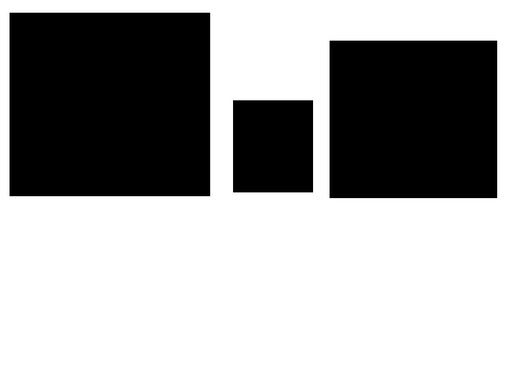
#> input picture OpenCV/images/shapes.jpg, 508 x 381 px, shrunk from 800 x 600 before the run
$ jupyter execute Contour.ipynb   (older library calls are emulated)
#> lines starting #> are read from the running program, lines starting #| are printed output that depends on the picture; after the words box and inside, x2 and y2 are one past the last pixel; in counts of white or black regions, pixels touching at a corner belong together
**cv2.findContours(image, Retrieval Mode, Approximation Method)**

Returns -> ret, contours, hierarchy

## NOTE
In OpenCV 2.X, findContours returns only 2 arguments which is contours, hierarchy

If you're using OpenCV 2.X replace line 12 with:

contours, hierarchy = cv2.findContours(image, cv2.RETR_EXTERNAL, cv2.CHAIN_APPROX_NONE)

The variable 'contours' are stored as a numpy array of (x,y) points that form the contour

While, 'hierarchy' describes the child-parent relationships between contours (i.e. contours within contours)

## Approximation Methods

Using cv2.CHAIN_APPROX_NONE stores all the boundary points. But we don't necessarily need all bounding points. If the points form a straight line, we only need the start and ending points of that line.

Using cv2.CHAIN_APPROX_SIMPLE instead only provides these start and end points of bounding contours, thus resulting in much more efficent storage of contour information..

[cell 1]
import cv2
import numpy as np

# Let's load a simple image with 3 black squares
image = cv2.imread('images/shapes.jpg')
#> image is the input picture: shape (381, 508, 3); min 0, max 255, mean 162
cv2.imshow('Input Image', image)
cv2.waitKey(0)

# Grayscale
gray = cv2.cvtColor(image,cv2.COLOR_BGR2GRAY)

# Find Canny edges
edged = cv2.Canny(gray, 30, 200)
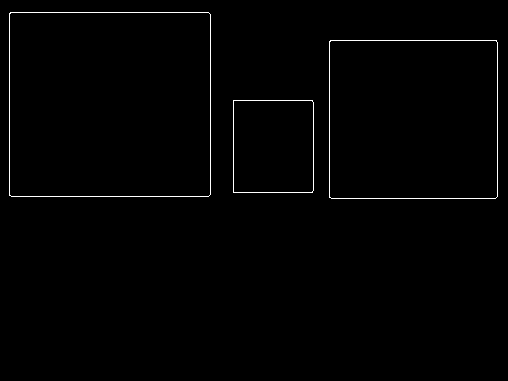
#> edged: shape (381, 508); 0.91% white in thin lines or dots, all inside (x1, y1, x2, y2) = (9, 12, 498, 199)
cv2.imshow('Canny Edges', edged)
cv2.waitKey(0)

# Finding Contours
# Use a copy of your image e.g. edged.copy(), since findContours alters the image
_, contours, hierarchy = cv2.findContours(edged, cv2.RETR_EXTERNAL, cv2.CHAIN_APPROX_NONE)
#> contours = 3 contours; box (x1, y1, x2, y2) and area: (9, 12, 211, 197) 36978, (329, 40, 498, 199) 26538, (233, 100, 314, 193) 7357
cv2.imshow('Canny Edges After Contouring', edged)
cv2.waitKey(0)

print("Number of Contours found = " + str(len(contours)))
#| Number of Contours found = 3

# Draw all contours
# Use '-1' as the 3rd parameter to draw all
cv2.drawContours(image, contours, -1, (0,255,0), 3)
#> image: shape (381, 508, 3); 4.52% of pixels changed, all inside (x1, y1, x2, y2) = (7, 10, 500, 201)

cv2.imshow('Contours', image)
cv2.waitKey(0)
cv2.destroyAllWindows()

### Sorting by area

[cell 2]
def get_contour_areas(contours):
    # returns the areas of all contours as list
    all_areas = []
    for cnt in contours:
        area = cv2.contourArea(cnt)
        all_areas.append(area)
    return all_areas

# Load our image
image = cv2.imread('images/bunchofshapes.jpg')
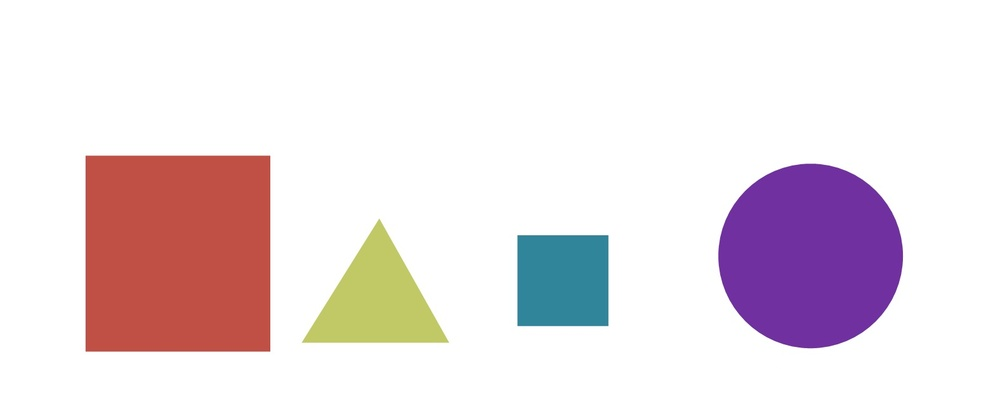
#> input picture OpenCV/images/bunchofshapes.jpg, 1000 x 409 px, shrunk from 1576 x 645 before the run
#> image is the input picture: shape (409, 1000, 3); mean B, G, R 226.7, 222.2, 234.4
orginal_image = image

# Let's print the areas of the contours before sorting
print("Contor Areas before sorting")
print (get_contour_areas(contours))
#> the loop in get_contour_areas, `for cnt in contours:` made 3 passes
#> area on passes 1 to 3: 7357, 26538.5, 36978
#> after the loop in get_contour_areas, `for cnt in contours:`: all_areas = [7357, 26538.5, 36978]
#| [7357.0, 26538.5, 36978.0]

# Sort contours large to small
sorted_contours = sorted(contours, key=cv2.contourArea, reverse=True)
#> sorted_contours has the same summary as contours
#sorted_contours = sorted(contours, key=cv2.contourArea, reverse=True)[:3]

print("Contor Areas after sorting")
print (get_contour_areas(sorted_contours))
#> the loop in get_contour_areas (call 2), `for cnt in contours:` made 3 passes
#| [36978.0, 26538.5, 7357.0]

# Iterate over our contours and draw one at a time
for c in sorted_contours:
    cv2.drawContours(orginal_image, [c], -1, (255,0,0), 3)
    cv2.waitKey(0)
    cv2.imshow('Contours by area', orginal_image)
#> this loop made 3 passes
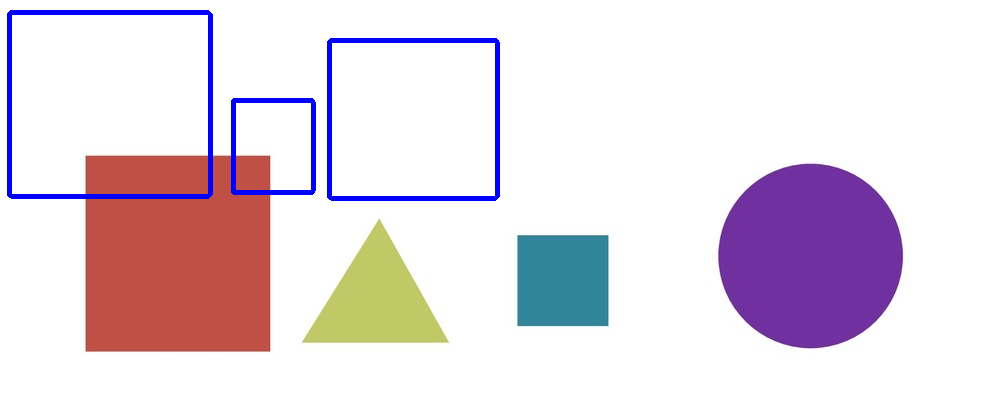
#> orginal_image: shape (409, 1000, 3); 2.14% of pixels changed, all inside (x1, y1, x2, y2) = (7, 10, 500, 201)

cv2.waitKey(0)
cv2.destroyAllWindows()

[cell 3]
import cv2
import numpy as np

# Functions we'll use for sorting by position

def x_cord_contour(contours):
    #Returns the X cordinate for the contour centroid
    if cv2.contourArea(contours) > 10:
        M = cv2.moments(contours)
        return (int(M['m10']/M['m00']))
    else:
        pass


def label_contour_center(image, c):
    # Places a red circle on the centers of contours
    M = cv2.moments(c)
    cx = int(M['m10'] / M['m00'])
    cy = int(M['m01'] / M['m00'])

    # Draw the countour number on the image
    cv2.circle(image,(cx,cy), 10, (0,0,255), -1)
    return image


# Load our image
image = cv2.imread('images/bunchofshapes.jpg')
orginal_image = image.copy()


# Computer Center of Mass or centroids and draw them on our image
for (i, c) in enumerate(contours):
    orig = label_contour_center(image, c)
#> this loop made 3 passes
#> (cx in label_contour_center, cy in label_contour_center) on passes 1 to 3: (272, 146), (412, 118), (109, 103)

cv2.imshow("4 - Contour Centers ", image)
cv2.waitKey(0)

# Sort by left to right using our x_cord_contour function
contours_left_to_right = sorted(contours, key = x_cord_contour, reverse = False)
#> in x_cord_contour, `M = cv2.moments(contours)`: M = moments, m00 7357, centre m10/m00, m01/m00 = (273, 146)
#> contours_left_to_right has the same summary as contours


# Labeling Contours left to right
for (i,c)  in enumerate(contours_left_to_right):
    cv2.drawContours(orginal_image, [c], -1, (0,0,255), 3)
    M = cv2.moments(c)
    cx = int(M['m10'] / M['m00'])
    cy = int(M['m01'] / M['m00'])
    cv2.putText(orginal_image, str(i+1), (cx, cy), cv2.FONT_HERSHEY_SIMPLEX, 1, (0, 255, 0), 2)
    cv2.imshow('6 - Left to Right Contour', orginal_image)
    cv2.waitKey(0)
    (x, y, w, h) = cv2.boundingRect(c)

    # Let's now crop each contour and save these images
    cropped_contour = orginal_image[y:y + h, x:x + w]
    image_name = "output_shape_number_" + str(i+1) + ".jpg"
    print(image_name)
    cv2.imwrite(image_name, cropped_contour)
#> this loop made 3 passes
#> (cx, cy, x, y, w, h, image_name) on passes 1 to 3: (109, 103, 9, 12, 202, 185, 'output_shape_number_1.jpg'), (272, 146, 233, 100, 81, 93, 'output_shape_number_2.jpg'), (412, 118, 329, 40, 169, 159, 'output_shape_number_3.jpg')
#| output_shape_number_1.jpg
#| output_shape_number_2.jpg
#| output_shape_number_3.jpg
#> pass 1, `cropped_contour = orginal_image[y:y + h, x:x + w]`:
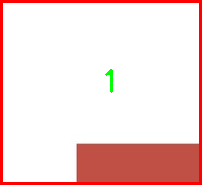
#> cropped_contour: shape (185, 202, 3); mean B, G, R 215.4, 217.4, 246.4

cv2.destroyAllWindows()

## Approximating Contours and Convex Hull

***cv2.approxPolyDP(contour, Approximation Accuracy, Closed)***
- **contour** – is the individual contour we wish to approximate
- **Approximation Accuracy** – Important parameter is determining the accuracy of the approximation. Small values give precise-  approximations, large values give more generic approximation. A good rule of thumb is less than 5% of the contour perimeter
- **Closed** – a Boolean value that states whether the approximate contour should be open or closed

[cell 4]
import numpy as np
import cv2

# Load image and keep a copy
image = cv2.imread('images/house.jpg')
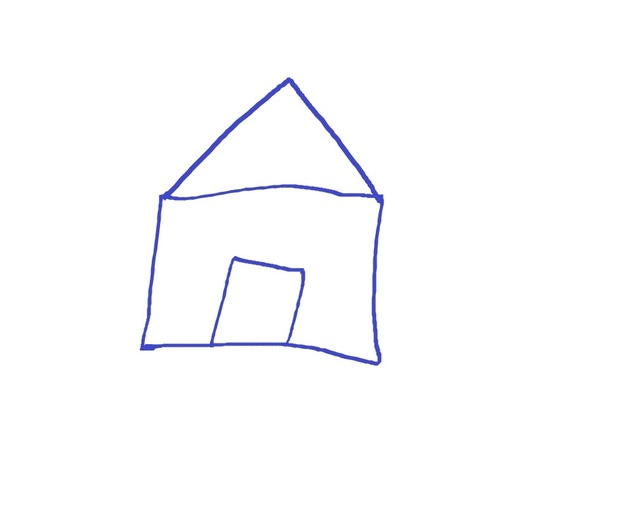
#> input picture OpenCV/images/house.jpg, 635 x 508 px, shrunk from 1000 x 800 before the run
#> image is the input picture: shape (508, 635, 3); mean B, G, R 253.6, 252, 251.9
orig_image = image.copy()
cv2.imshow('Original Image', orig_image)
cv2.waitKey(0)

# Grayscale and binarize
gray = cv2.cvtColor(image, cv2.COLOR_BGR2GRAY)
#> gray: shape (508, 635)
ret, thresh = cv2.threshold(gray, 127, 255, cv2.THRESH_BINARY_INV)
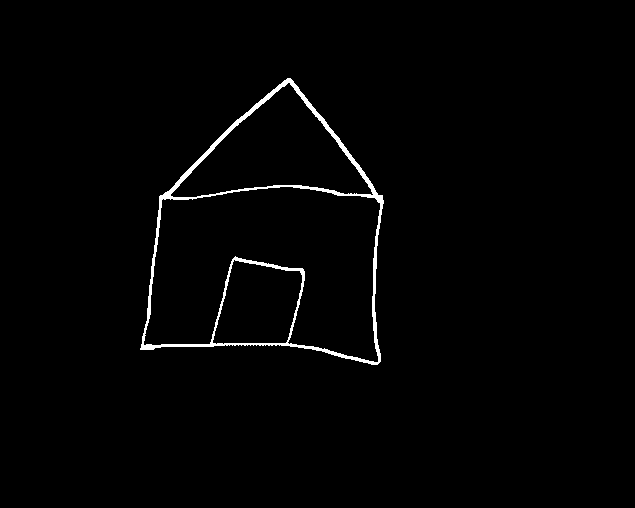
#> thresh: shape (508, 635); 1.4% white; 1 white region

# Find contours
_, contours, hierarchy = cv2.findContours(thresh.copy(), cv2.RETR_LIST, cv2.CHAIN_APPROX_NONE)
#> contours = 4 contours; box (x1, y1, x2, y2) and area: (140, 78, 384, 365) 48139, (143, 186, 381, 363) 27910, (170, 82, 374, 198) 11328, (212, 259, 303, 345) 5755

# Iterate through each contour and compute the bounding rectangle
for c in contours:
    x,y,w,h = cv2.boundingRect(c)
    cv2.rectangle(orig_image,(x,y),(x+w,y+h),(0,0,255),2)
    cv2.imshow('Bounding Rectangle', orig_image)
#> this loop made 4 passes
#> (x, y, w, h) on passes 1 to 4: (212, 259, 91, 86), (143, 186, 238, 177), (170, 82, 204, 116), (140, 78, 244, 287)
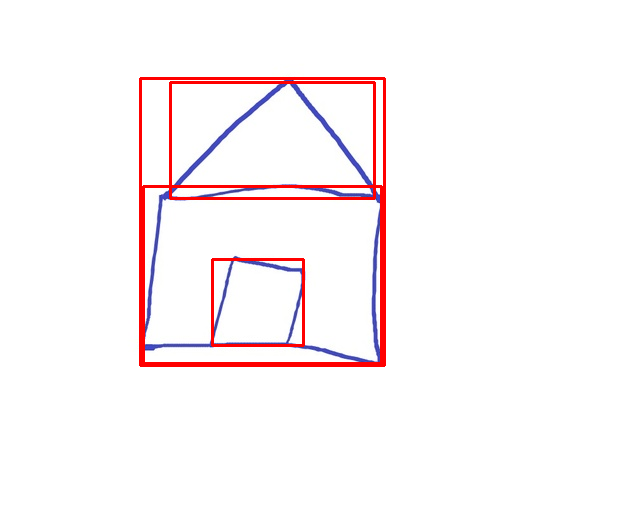
#> orig_image: shape (508, 635, 3); 2.6% of pixels changed, all inside (x1, y1, x2, y2) = (139, 77, 386, 367)

cv2.waitKey(0)

# Iterate through each contour and compute the approx contour
for c in contours:
    # Calculate accuracy as a percent of the contour perimeter
    accuracy = 0.03 * cv2.arcLength(c, True)
    approx = cv2.approxPolyDP(c, accuracy, True)
    cv2.drawContours(image, [approx], 0, (0, 255, 0), 2)
    cv2.imshow('Approx Poly DP', image)
#> this loop made 4 passes
#> (accuracy, approx) on passes 1, 3: (9.54, [[234, 259], [300, 271], [285, 343], [212, 342]]), (16, [[373, 194], [170, 195], [288, 82]])
#> accuracy on passes 2, 4: 29.23, 28.17
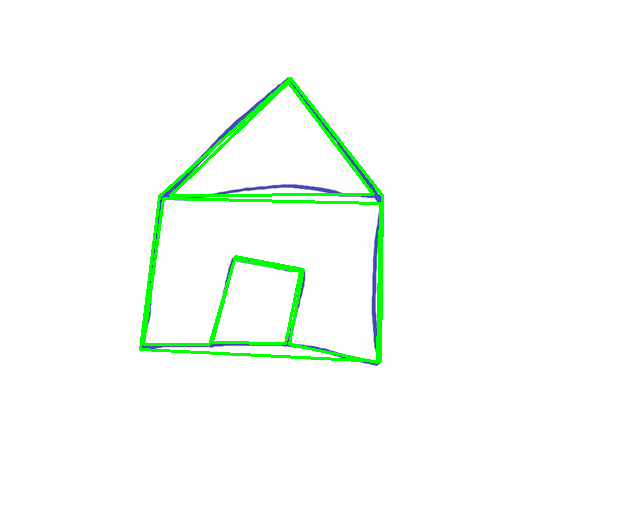
#> image: shape (508, 635, 3); 2.32% of pixels changed, all inside (x1, y1, x2, y2) = (139, 77, 384, 364)

cv2.waitKey(0)
cv2.destroyAllWindows()

[cell 5]
import numpy as np
import cv2

image = cv2.imread('images/hand.jpg')
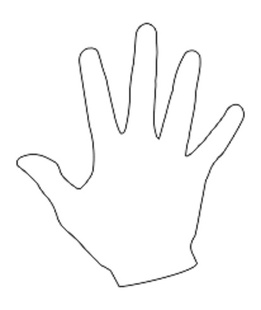
#> input picture OpenCV/images/hand.jpg, 261 x 310 px, shrunk from 412 x 488 before the run
#> image is the input picture: shape (310, 261, 3); min 45, max 255, mean 250.1
gray = cv2.cvtColor(image, cv2.COLOR_BGR2GRAY)
#> gray: shape (310, 261)

cv2.imshow('Original Image', image)
cv2.waitKey(0)

# Threshold the image
ret, thresh = cv2.threshold(gray, 176, 255, 0)
#> thresh: shape (310, 261); 97.2% white; black in thin lines or dots, all inside (x1, y1, x2, y2) = (16, 23, 245, 287)

# Find contours
_,contours, hierarchy = cv2.findContours(thresh.copy(), cv2.RETR_LIST, cv2.CHAIN_APPROX_NONE)
#> contours = 3 contours; box (x1, y1, x2, y2) and area: (0, 0, 261, 310) 80340, (15, 22, 202, 227) 2372, (61, 103, 246, 288) 1094

# Sort Contors by area and then remove the largest frame contour
n = len(contours) - 1
#> n = 2
contours = sorted(contours, key=cv2.contourArea, reverse=False)[:n]
#> contours = 2 contours; box (x1, y1, x2, y2) and area: (15, 22, 202, 227) 2372, (61, 103, 246, 288) 1094

# Iterate through contours and draw the convex hull
for c in contours:
    hull = cv2.convexHull(c)
    cv2.drawContours(image, [hull], 0, (0, 255, 0), 2)
    cv2.imshow('Convex Hull', image)
#> this loop made 2 passes
#> pass 2, `cv2.imshow('Convex Hull', image)`:
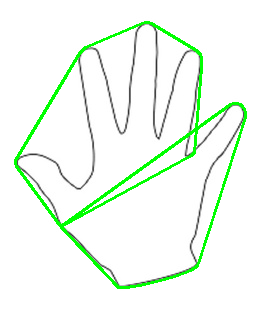
#> window 'Convex Hull': shape (310, 261, 3); mean B, G, R 239.7, 250.6, 239.7

cv2.waitKey(0)
cv2.destroyAllWindows()
